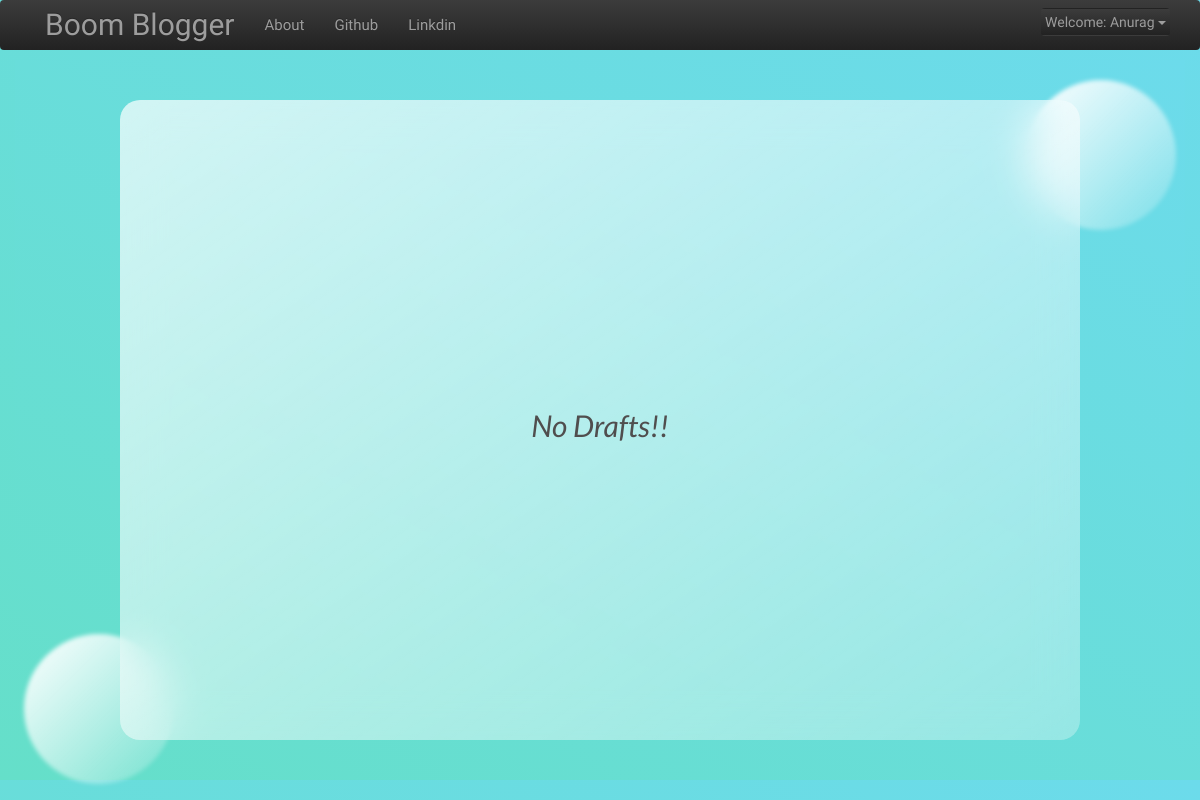
Before: /drafts/ (signed in) with the older database file.
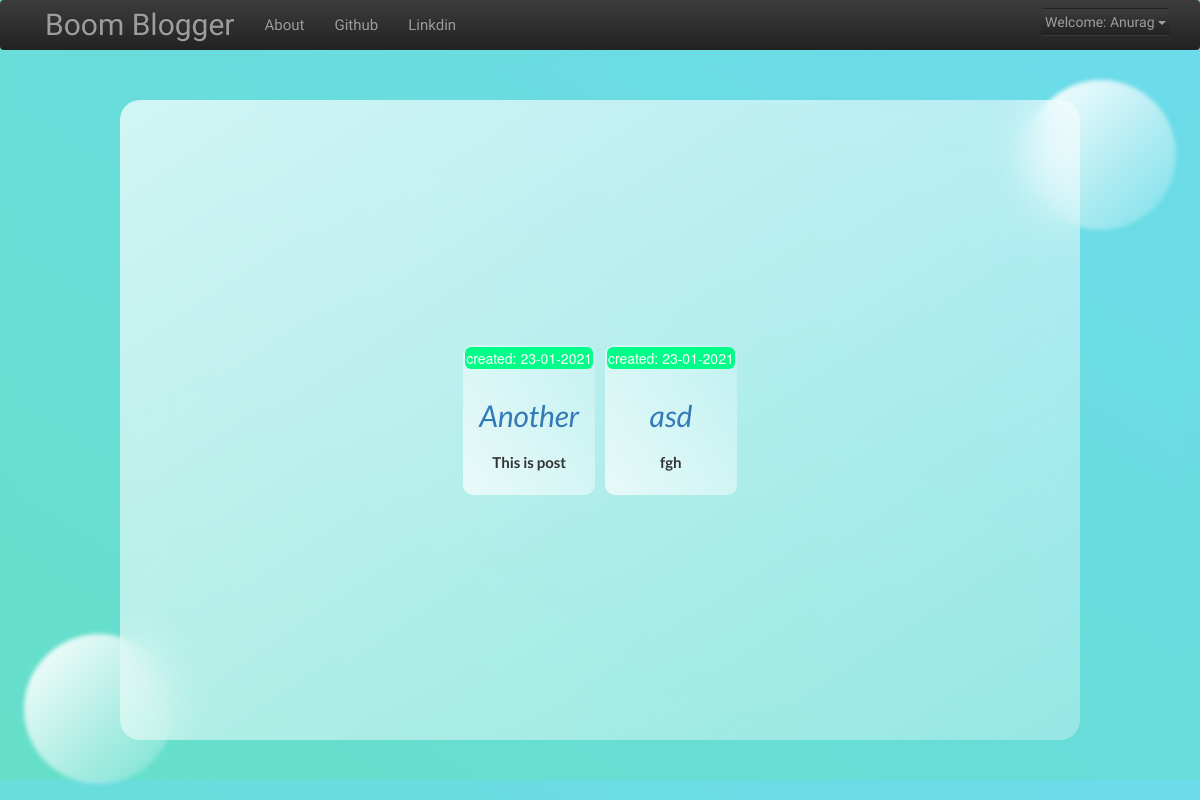
After: the same page with the newer database file.
### blog/models.py (models this page shows, shortened)
class Post(models.Model):
    author = models.ForeignKey("auth.User", on_delete=models.CASCADE)  # 1
    title = models.CharField(max_length=200)
    text = models.TextField()
    created_date = models.DateTimeField(default=timezone.now)
    published_date = models.DateTimeField(blank=True, null=True)  # 2

### blog/views.py (the view)
# urls.py: path("drafts/", views.DraftListView.as_view(), name="post_draft_list"),
class DraftListView(LoginRequiredMixin, ListView):
    context_object_name = "draft_list"
    login_url = "/login/"
    redirect_field_name = "blog/post_draft_list.html"
    model = Post
    template_name = "post_draft_list.html"
    def get_queryset(self):
        return Post.objects.filter(published_date__isnull=True).order_by("created_date")

### blog/templates/blog/post_draft_list.html (shortened to what this page needs)
{% extends 'blog/base.html' %}
{% block content %}
<div class="centerstage">
  {% for draft in draft_list %}
  {% if not draft.published_date %}
  <div class="card">
    <p class="date">created: {{ draft.created_date|date:'d-m-Y' }}</p>
    <h2><a href="{% url 'post_detail' pk=draft.pk %}">{{ draft.title }}</a></h2>
    <p class="postcontent">{{ draft.text|safe|truncatechars:50 }}</p>
  </div>
  {% endif %}
  {% empty %}
  <h2 class="empty">No Drafts!!</h2>
  {% endfor %}
</div>
{% endblock content %}

### blog/templates/blog/base.html (shortened to what this page needs)
<!DOCTYPE html>
{% load staticfiles %}
<html lang="en">
<head>
  <link rel="stylesheet" href="https://stackpath.bootstrapcdn.com/bootstrap/3.4.1/css/bootstrap.min.css"
>
  <link rel="stylesheet" href="https://stackpath.bootstrapcdn.com/bootstrap/3.4.1/css/bootstrap-theme.min.css"
>
  <link rel="stylesheet" href="//cdn.jsdelivr.net/npm/medium-editor@latest/dist/css/medium-editor.min.css"
    type="text/css" media="screen" charset="utf-8">
  <link rel="stylesheet" type="text/css" href="{% static 'css/blog.css' %}" />
</head>
<body class="">
  <nav class="nav navbar-inverse techfont custom-navbar navbar-sticky-top">
    <div class="container">
      <div class="navbar-header animated-collapse-icon">
        <li><a href="{% url 'post_list' %}" class="navbar-brand bigbrand ">Boom Blogger</a>
        </li>
      </div>
      <div class="collapse navbar-collapse dropdown" id="mydropdown">
        <ul class="nav navbar-nav">
          <li><a href="{% url 'about' %}" class="navbar-link">About</a></li>
          <li><a href="https://github.com/" class="navbar-link">Github</a></li>
          <li><a href="https://www.linkedin.com/" class="navbar-link">Linkdin</a></li>
        </ul>
        <nav class="nav navbar-nav navbar-right">
          {% if user.is_authenticated %}
          <div class="dropdown" id="drop-animation">
            <button class="btn btn-basic dropdown-toggle " type="button" data-toggle="dropdown"
              style="background-image: linear-gradient(to bottom,#3c3c3c 0,#222 100%); color: #9d9d9d; padding: 3px; margin-top: 8px;">
              Welcome: {{ user.username }}
              <span class="caret"></span>
            </button>
          </div>
          {% else %}
          <li><a href="{% url 'login' %}" class="nav navbar-right"><span class="glyphicon glyphicon-user"></span></a>
          </li>
          {% endif %}
        </nav>
      </div>
    </div>
  </nav>
  <div class="content container-fluid">
    <div class="main">
      <div class="glass">
        <div class="blog_posts ">
          {% block content %}
          {% endblock %}
        </div>
      </div>
    </div>
    <div class="circle1"></div>
    <div class="circle2"></div>
  </div>
</body>
</html>

### blog/static/css/blog.css (style rules this page uses)
* { margin: 0; padding: 0; box-sizing: border-box; }
.techfont { font-family: 'Russo One', sans-serif; font-size: 1.5rem; margin-bottom: 10px; }
.bigbrand { font-size: 3rem; }
.centerstage { display: flex; align-items: center; justify-content: center; flex-flow: row wrap; padding: 10px; }
.postcontent { font-family: 'Monteserrat', 'Lucida Sans', 'Lucida Sans Regular', 'Lucida Grande', 'Lucida Sans Unicode', Geneva, Verdana, sans-serif; font-size: 1.5rem; }
body { min-height: 100%; background: linear-gradient(to right top, #65dfc9, #6cdbeb); z-index: -2; }
.main { min-height: 90vh; background: linear-gradient(to right top, #65dfc9, #6cdbeb); display: flex; align-items: center; justify-content: center; }
.glass { background: white; max-height: 80vh; min-width: 80vw; background: linear-gradient(to right bottom, rgba(255, 255, 255, 0.7), rgba(255, 255, 255, 0.3)); border-radius: 2rem; backdrop-filter: blur(2rem); position: relative; z-index: 2; overflow-y: auto; }
.circle1, .circle2 { background: white; background: linear-gradient(to right bottom, rgba(255, 255, 255, 1), rgba(255, 255, 255, 0.1)); border-radius: 50%; height: 15rem; width: 15rem; z-index: 0; filter: blur(2px); }
.circle1 { position: absolute; top: 10%; right: 2%; }
.circle2 { position: absolute; bottom: 2%; left: 2%; }
.blog_posts { display: flex; flex-flow: column wrap; align-items: center; justify-content: space-evenly; min-height: 80vh; }
.card { display: flex; flex-flow: column nowrap; align-items: center; justify-content: space-evenly; background: linear-gradient(to right top, rgba(255, 255, 255, 0.7), rgba(255, 255, 255, 0.2)); border-radius: 1rem; padding: 2px; margin: 5px; }
h1, h2 { font-family: 'Lato', sans-serif; font-style: italic; font-weight: 400; color: #504e4e; }
a { text-decoration: none; }
a:link { text-decoration: none; }
.postcontent+p { font-family: 'Lato', sans-serif; font-size: 1.5rem; font-weight: 700; margin-left: 2rem; margin-right: 2rem; align-self: center; }
.date { background-color: #0f8; color: white; padding: 1px; border-radius: 0.6rem; }

Changed rows visible on the page:
added Post: created_date "23-01-2021", title "Another", text "This is post"
added Post: created_date "23-01-2021", title "asd", text "fgh"
Other visible differences:
text no longer shown: "No Drafts!!"
